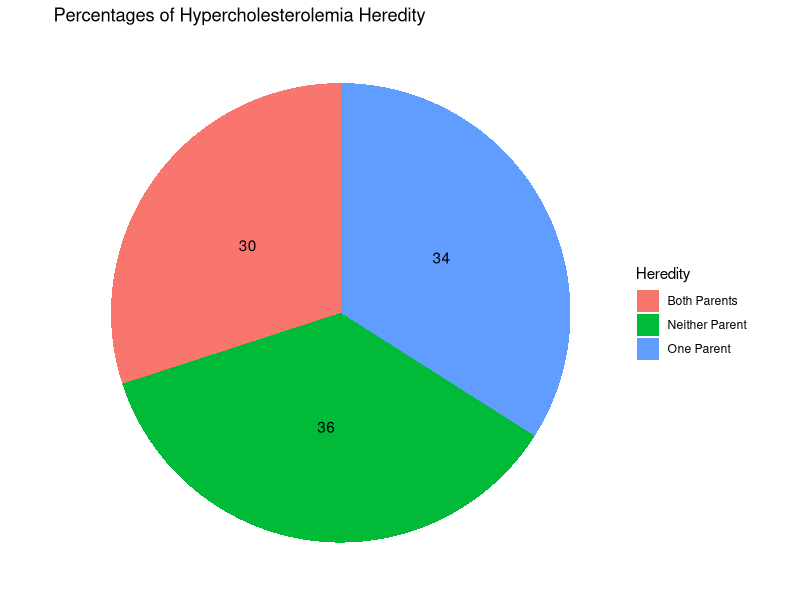
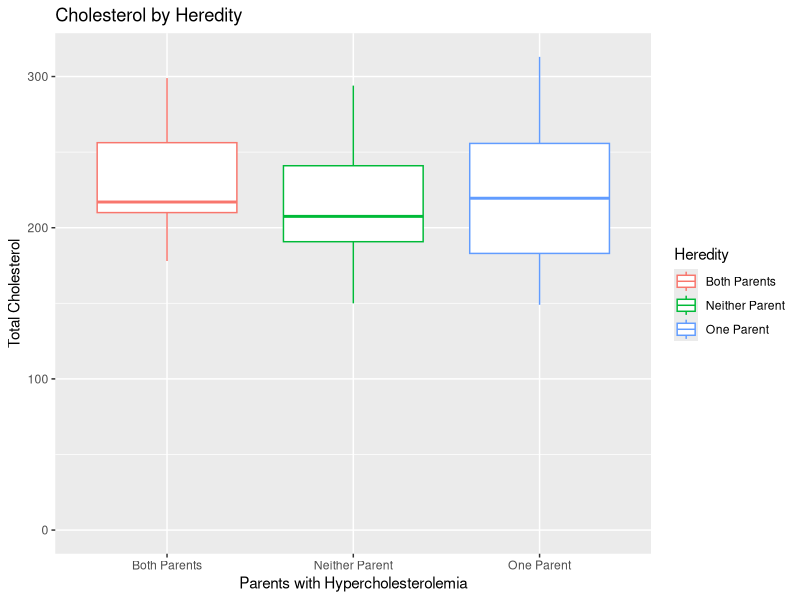
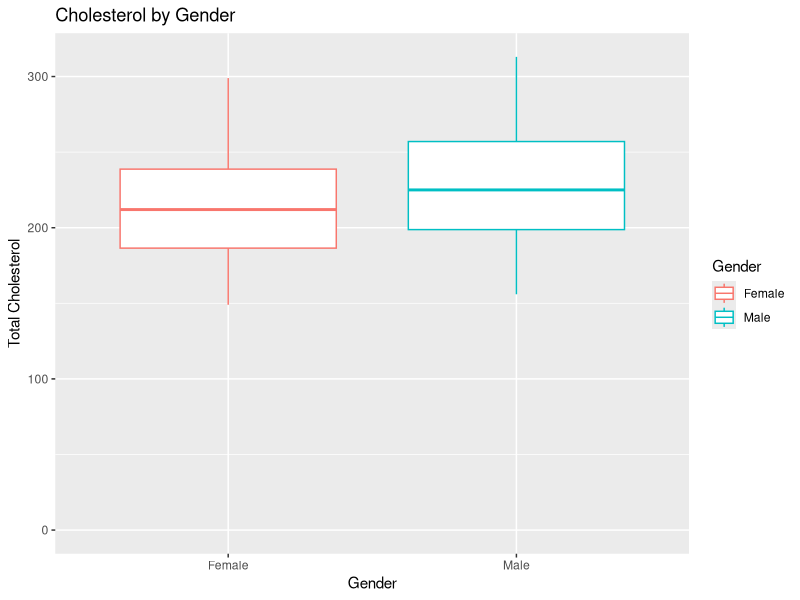
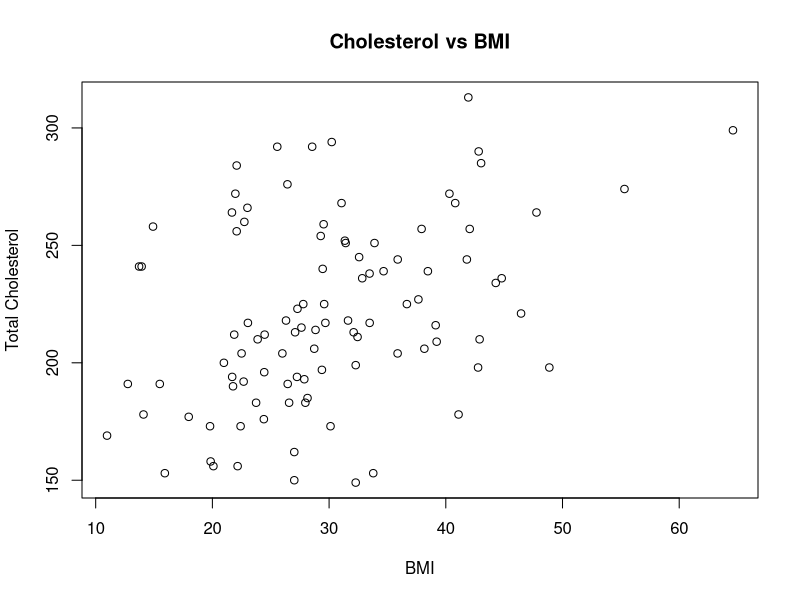
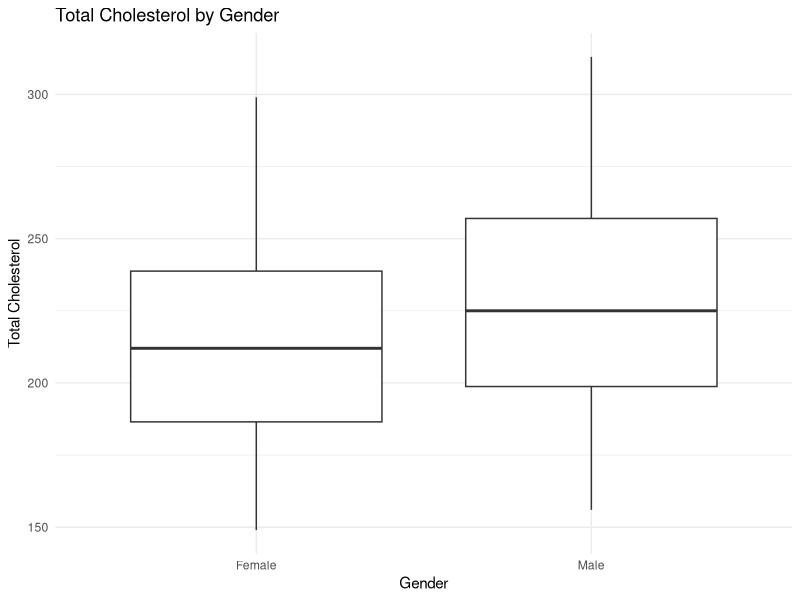
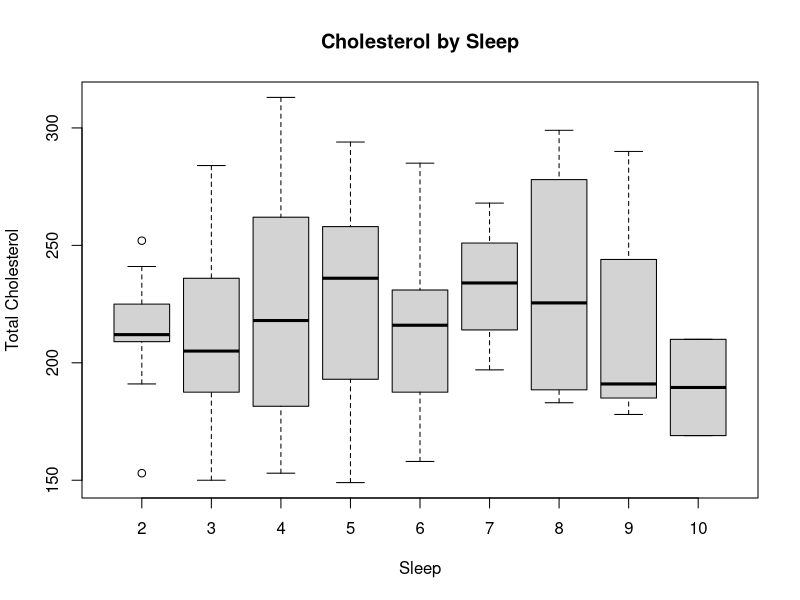
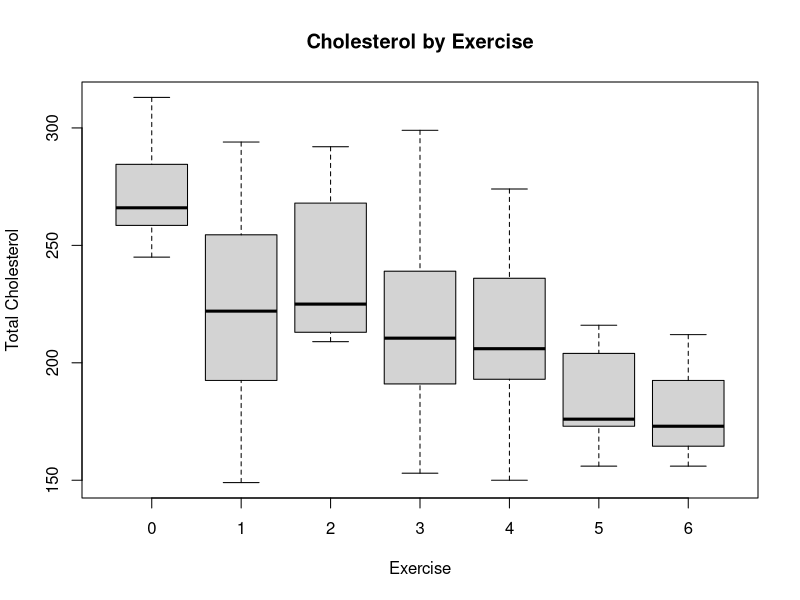
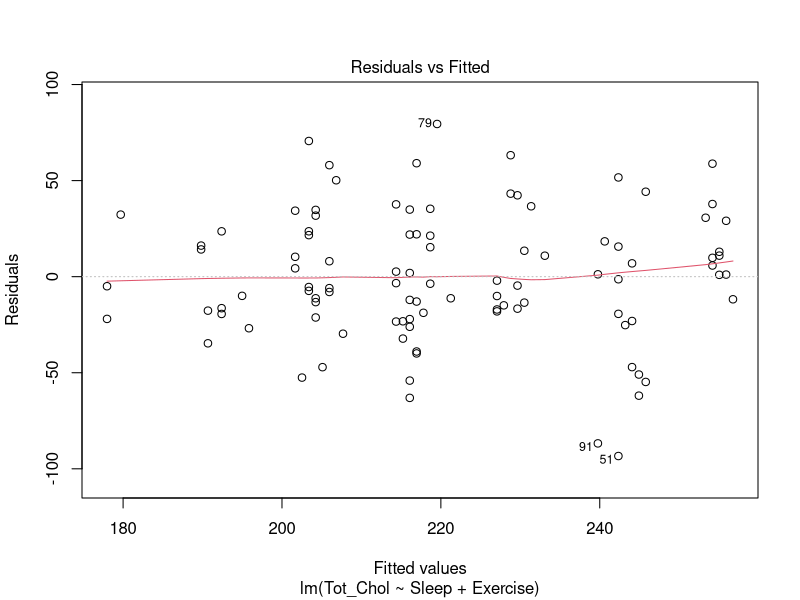

These charts were generated, in order, by the following R code:
## ---- chunk 1
knitr::opts_chunk$set(echo = TRUE)
## ---- chunk 2
library(tidyverse)
library(ggplot2)

df <- read_csv("CHOLESTEROL.csv")
head(df)
## ---- chunk 3
library(dplyr)

df <- df %>%
  mutate(Heredity = recode(Heredity, `0` = 'Neither Parent', `1` = 'One Parent', `2` = 'Both Parents'))
head(df)
ggplot(df, aes(x="",fill=Heredity)) +
  geom_bar(position="fill") +
  geom_text(stat='count', 
            aes(y=after_stat(..count..),label=after_stat(..count..)),
            position=position_fill(0.5)) +
  coord_polar(theta="y") +
  theme_void()+
  labs(title="Percentages of Hypercholesterolemia Heredity")
## ---- chunk 4
ggplot(df,aes(x=Heredity,y=Tot_Chol,color=Heredity))+
  geom_boxplot()+
  expand_limits(y = 0)+
  labs(title="Cholesterol by Heredity",y="Total Cholesterol",x="Parents with Hypercholesterolemia")
## ---- chunk 5
ggplot(df, aes(x=Gender,y=Tot_Chol,color=Gender))+
  geom_boxplot()+
  expand_limits(y = 0)+
  labs(title="Cholesterol by Gender",y="Total Cholesterol")
## ---- chunk 6
df$BMI <- (df$Weight / (df$Height^2)) * 703

plot(df$BMI, df$Tot_Chol, main = "Cholesterol vs BMI", xlab = "BMI", ylab = "Total Cholesterol")
cor(df$BMI, df$Tot_Chol)

ggplot(df, aes(x = Gender, y = Tot_Chol)) +
  geom_boxplot() + 
 labs(title = "Total Cholesterol by Gender", x = "Gender", y= "Total Cholesterol") +
  theme_minimal()


## ---- chunk 7
boxplot(Tot_Chol ~ Sleep, data = df, main = "Cholesterol by Sleep", xlab="Sleep", ylab= "Total Cholesterol")

boxplot(Tot_Chol ~ Exercise, data = df, main = "Cholesterol by Exercise", xlab="Exercise", ylab= "Total Cholesterol")

sleep_exercise_model <- lm(Tot_Chol ~ Sleep + Exercise, data = df)
summary(sleep_exercise_model)

full_model <- lm(Tot_Chol ~., data = df)
summary(full_model)

anova(full_model, sleep_exercise_model)

plot(sleep_exercise_model)
plot(full_model)
